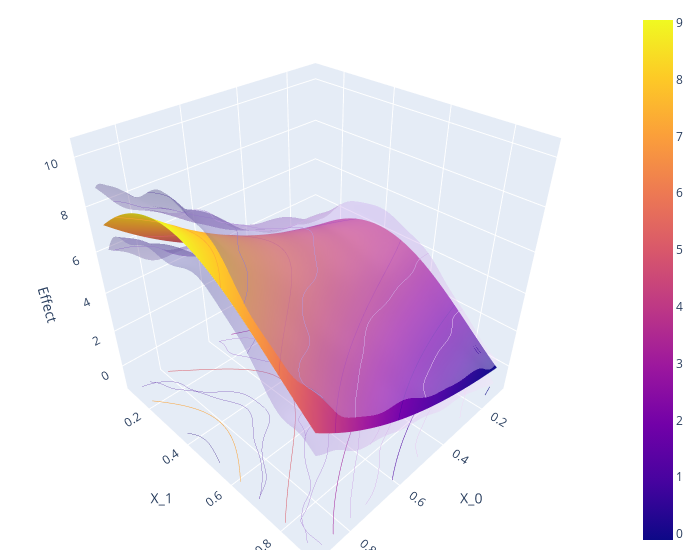

The notebook cell saved with this chart:
### Code cell
import plotly.graph_objects as go

grid_array = np.array(list(zip(x_0.ravel(), x_1.ravel())))
true_effect = treatment_effect(grid_array).reshape(x_0.shape)
effect = np.asarray(df_cate['effect']).reshape(x_0.shape)
lower_bound = np.asarray(df_cate['2.5 %']).reshape(x_0.shape)
upper_bound = np.asarray(df_cate['97.5 %']).reshape(x_0.shape)

fig = go.Figure(data=[
    go.Surface(x=x_0,
               y=x_1,
               z=true_effect),
    go.Surface(x=x_0,
               y=x_1,
               z=upper_bound, showscale=False, opacity=0.4,colorscale='purp'),
    go.Surface(x=x_0,
               y=x_1,
               z=lower_bound, showscale=False, opacity=0.4,colorscale='purp'),
])
fig.update_traces(contours_z=dict(show=True, usecolormap=True,
                                  highlightcolor="limegreen", project_z=True))

fig.update_layout(scene = dict(
                    xaxis_title='X_0',
                    yaxis_title='X_1',
                    zaxis_title='Effect'),
                    width=700,
                    margin=dict(r=20, b=10, l=10, t=10))

fig.show()

### Figure 1 — Plotly figure (JSON) as saved in the notebook; plotly's stock layout.template omitted (floating-point values rounded to 4 significant figures; data arrays with more than 128 entries replaced by an {"elided": "..."} marker saying what was removed)
{"data": [{"contours": {"z": {"highlightcolor": "limegreen", "project": {"z": true}, "show": true, "usecolormap": true}}, "type": "surface", "x": {"elided": "100x100 float values"}, "y": {"elided": "100x100 float values"}, "z": {"elided": "100x100 float values"}}, {"colorscale": [[0, "rgb(243, 224, 247)"], [0.1667, "rgb(228, 199, 241)"], [0.3333, "rgb(209, 175, 232)"], [0.5, "rgb(185, 152, 221)"], [0.6667, "rgb(159, 130, 206)"], [0.8333, "rgb(130, 109, 186)"], [1, "rgb(99, 88, 159)"]], "contours": {"z": {"highlightcolor": "limegreen", "project": {"z": true}, "show": true, "usecolormap": true}}, "opacity": 0.4, "showscale": false, "type": "surface", "x": {"elided": "100x100 float values"}, "y": {"elided": "100x100 float values"}, "z": {"elided": "100x100 float values"}}, {"colorscale": [[0, "rgb(243, 224, 247)"], [0.1667, "rgb(228, 199, 241)"], [0.3333, "rgb(209, 175, 232)"], [0.5, "rgb(185, 152, 221)"], [0.6667, "rgb(159, 130, 206)"], [0.8333, "rgb(130, 109, 186)"], [1, "rgb(99, 88, 159)"]], "contours": {"z": {"highlightcolor": "limegreen", "project": {"z": true}, "show": true, "usecolormap": true}}, "opacity": 0.4, "showscale": false, "type": "surface", "x": {"elided": "100x100 float values"}, "y": {"elided": "100x100 float values"}, "z": {"elided": "100x100 float values"}}], "layout": {"margin": {"b": 10, "l": 10, "r": 20, "t": 10}, "scene": {"xaxis": {"title": {"text": "X_0"}}, "yaxis": {"title": {"text": "X_1"}}, "zaxis": {"title": {"text": "Effect"}}}, "width": 700}}
